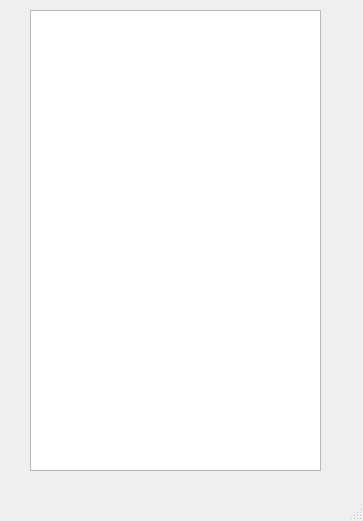
<?xml version="1.0" encoding="UTF-8"?>
<ui version="4.0">
 <class>MainWindow</class>
 <widget class="QMainWindow" name="MainWindow">
  <property name="geometry">
   <rect>
    <x>0</x>
    <y>0</y>
    <width>363</width>
    <height>521</height>
   </rect>
  </property>
  <property name="windowTitle">
   <string>MainWindow</string>
  </property>
  <widget class="QWidget" name="centralwidget">
   <widget class="QListWidget" name="list">
    <property name="geometry">
     <rect>
      <x>30</x>
      <y>10</y>
      <width>291</width>
      <height>461</height>
     </rect>
    </property>
   </widget>
  </widget>
  <widget class="QMenuBar" name="menubar">
   <property name="geometry">
    <rect>
     <x>0</x>
     <y>0</y>
     <width>363</width>
     <height>21</height>
    </rect>
   </property>
  </widget>
  <widget class="QStatusBar" name="statusbar"/>
 </widget>
 <resources/>
 <connections/>
</ui>
